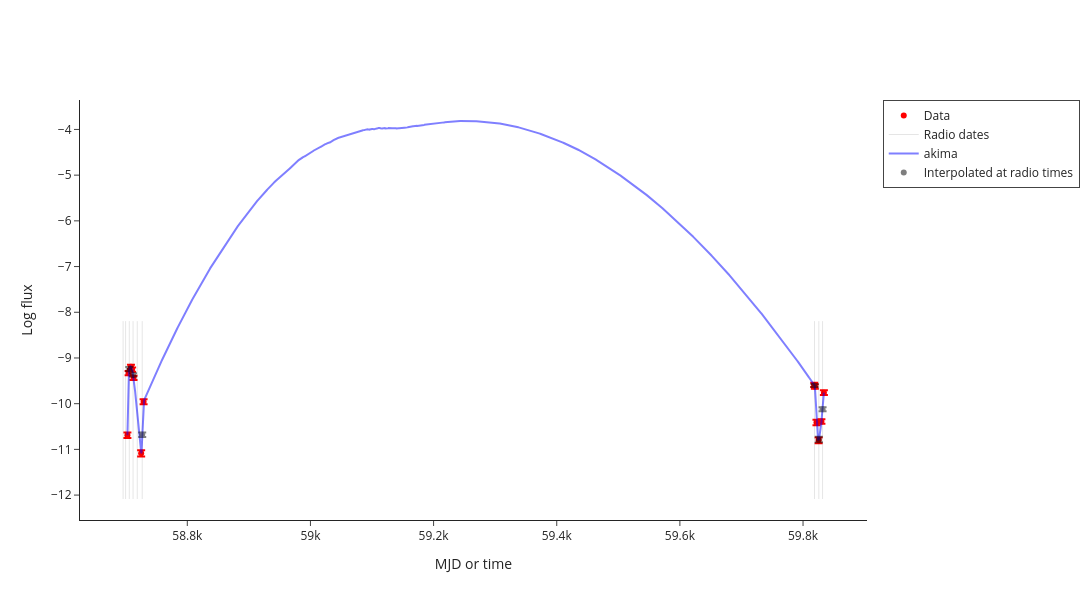

The cell this chart's notebook holds for it:
### Markdown cell above
# Interpolation

### Code cell
interpolated_data = make_interpolated_Lr_Lx_df(radio_df, xray_df, source_df, plotly=True)

### Figure 1 — Plotly figure (JSON) as saved in the notebook; plotly's stock layout.template omitted (floating-point values rounded to 4 significant figures; data arrays with more than 128 entries replaced by an {"elided": "..."} marker saying what was removed)
{"data": [{"error_y": {"array": [0.06066, 0.04652, 0.04721, 0.0475, 0.04786, 0.06792, 0.05455, 0.04707, 0.04727, 0.05967, 0.06298, 0.05155, 0.05154], "type": "data", "visible": true}, "marker": {"color": "red"}, "mode": "markers", "name": "Data", "type": "scatter", "x": [58700.0, 58700.0, 58710.0, 58710.0, 58710.0, 58730.0, 58730.0, 59820.0, 59820.0, 59820.0, 59830.0, 59830.0, 59830.0], "y": [-10.69, -9.333, -9.194, -9.255, -9.435, -11.09, -9.956, -9.589, -9.627, -10.41, -10.8, -10.39, -9.759]}, {"marker": {"color": "red", "symbol": "triangle-down"}, "mode": "markers", "name": "3-sigma upper limits", "type": "scatter", "x": [], "y": []}, {"line": {"color": "black", "dash": "solid", "width": 1}, "mode": "lines", "name": "Radio dates", "opacity": 0.1, "showlegend": true, "type": "scatter", "x": [58700.0, 58700.0], "y": [-12.09, -8.194]}, {"line": {"color": "black", "dash": "solid", "width": 1}, "mode": "lines", "opacity": 0.1, "showlegend": false, "type": "scatter", "x": [58700.0, 58700.0], "y": [-12.09, -8.194]}, {"line": {"color": "black", "dash": "solid", "width": 1}, "mode": "lines", "opacity": 0.1, "showlegend": false, "type": "scatter", "x": [58710.0, 58710.0], "y": [-12.09, -8.194]}, {"line": {"color": "black", "dash": "solid", "width": 1}, "mode": "lines", "opacity": 0.1, "showlegend": false, "type": "scatter", "x": [58710.0, 58710.0], "y": [-12.09, -8.194]}, {"line": {"color": "black", "dash": "solid", "width": 1}, "mode": "lines", "opacity": 0.1, "showlegend": false, "type": "scatter", "x": [58720.0, 58720.0], "y": [-12.09, -8.194]}, {"line": {"color": "black", "dash": "solid", "width": 1}, "mode": "lines", "opacity": 0.1, "showlegend": false, "type": "scatter", "x": [58730.0, 58730.0], "y": [-12.09, -8.194]}, {"line": {"color": "black", "dash": "solid", "width": 1}, "mode": "lines", "opacity": 0.1, "showlegend": false, "type": "scatter", "x": [59820.0, 59820.0], "y": [-12.09, -8.194]}, {"line": {"color": "black", "dash": "solid", "width": 1}, "mode": "lines", "opacity": 0.1, "showlegend": false, "type": "scatter", "x": [59830.0, 59830.0], "y": [-12.09, -8.194]}, {"line": {"color": "black", "dash": "solid", "width": 1}, "mode": "lines", "opacity": 0.1, "showlegend": false, "type": "scatter", "x": [59830.0, 59830.0], "y": [-12.09, -8.194]}, {"line": {"color": "blue", "dash": "solid"}, "mode": "lines", "name": "akima", "opacity": 0.5, "type": "scatter", "x": {"elided": "2262 float values"}, "y": {"elided": "2262 float values"}}, {"error_y": {"array": [NaN, NaN, 0.04696, 0.03775, NaN, 0.04981, 0.03332, 0.06069, 0.04327], "type": "data", "visible": true}, "marker": {"color": "black"}, "mode": "markers", "name": "Interpolated at radio times", "opacity": 0.5, "type": "scatter", "x": [58700.0, 58700.0, 58710.0, 58710.0, 58720.0, 58730.0, 59820.0, 59830.0, 59830.0], "y": [NaN, NaN, -9.244, -9.37, NaN, -10.68, -9.6, -10.78, -10.12]}, {"marker": {"color": "black", "symbol": "triangle-down"}, "mode": "markers", "showlegend": false, "type": "scatter", "x": [], "y": []}], "layout": {"height": 600, "legend": {"borderwidth": 1}, "width": 1200, "xaxis": {"title": {"text": "MJD or time"}}, "yaxis": {"title": {"text": "Log flux"}}}}
